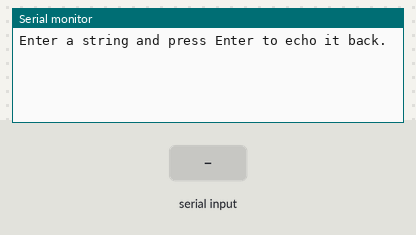
A sketch run on a simulated Arduino Uno, built with avr-gcc and run on an emulated ATmega328P. On the bench: the last lines printed to the serial monitor. The test bench sets the inputs (shaded band).

Above: at 1.2 s.
1.3 s: "1\n" received over Serial
At 2.0 s:
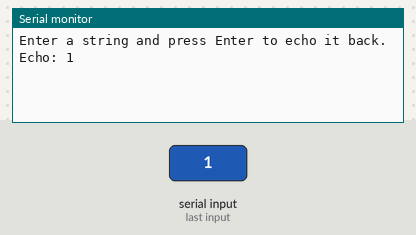
2.8 s: "0\n" received over Serial
At 4.0 s:
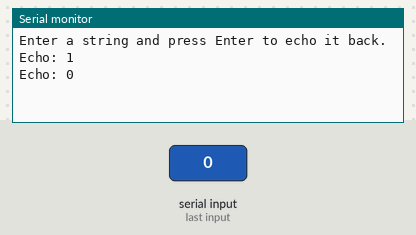
4.3 s: "2\n" received over Serial
At 5.4 s:
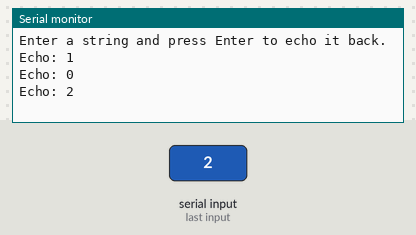

Measured:
- after the input at 1.3 s, the serial monitor: prints a new line at once (image 1)
- after the input at 2.8 s, the serial monitor: prints a new line at once (image 2)
- after the input at 4.3 s, the serial monitor: prints a new line at once (image 3)

The sketch:

echo.ino
```cpp
#include <Arduino.h>

/*
  Arduino-CLI quick usage (how to connect / compile / upload / monitor):

  1) List connected boards and ports (to find the port and fqbn):
    arduino-cli board list --format json
    arduino-cli board list

  2) Compile the sketch (from the sketch folder or repo root):
    arduino-cli compile --fqbn <fqbn> --libraries /path/to/projectDir echo.ino
    # or use the helper script from the repo root:
    ./build.sh echo

  3) Upload to the detected board (if you want to flash):
    arduino-cli upload --port /dev/tty.usbmodemXXXX --fqbn <fqbn> echo.ino
    # or with helper script:
    ./build.sh echo --upload

  4) Open a serial monitor to interact:
    arduino-cli monitor --port /dev/cu.usbmodem14101
    # or use python miniterm if pyserial is installed:
    python -m serial.tools.miniterm /dev/tty.usbmodemXXXX 9600

  Notes:
  - The device path on macOS usually looks like /dev/tty.usbmodemXXXX or /dev/tty.usbserial-XXXX.
*/

const size_t BUFFER_SIZE = 64;
char inputBuffer[BUFFER_SIZE];

void setup() {
  Serial.begin(9600); // Set to 9600 for Serial Monitor matching
  while (!Serial) {
    ;
  }
  // Some boards require waiting for the USB serial connection
  // (Leonardo, Micro). On UNO this returns immediately.
  unsigned long start = millis();
  while (!Serial && millis() - start < 2000) {
    ;
  }
  Serial.println("Enter a string and press Enter to echo it back.");
}

void loop() {
  static size_t index = 0;

  while (Serial.available() > 0) {
    int r = Serial.read();
    if (r < 0) break;
    uint8_t c = (uint8_t)r;

    // Treat CR or LF as end-of-line
    if (c == '\n' || c == '\r') {
      if (index > 0) {
        inputBuffer[index] = '\0';
        Serial.print("Echo: ");
        Serial.println(inputBuffer);
        index = 0;
      }
    } else {
      if (index < BUFFER_SIZE - 1) {
        inputBuffer[index++] = (char)c;
      }
    }
  }
}
```
